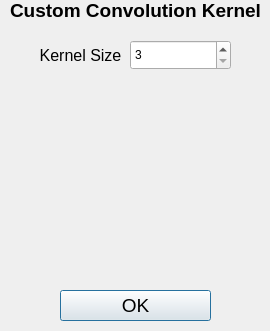
<?xml version="1.0" encoding="UTF-8"?>
<ui version="4.0">
 <class>ConvolutionQwidget</class>
 <widget class="QWidget" name="ConvolutionQwidget">
  <property name="geometry">
   <rect>
    <x>0</x>
    <y>0</y>
    <width>270</width>
    <height>331</height>
   </rect>
  </property>
  <property name="windowTitle">
   <string>Form</string>
  </property>
  <widget class="QPushButton" name="pushButton">
   <property name="geometry">
    <rect>
     <x>60</x>
     <y>290</y>
     <width>151</width>
     <height>31</height>
    </rect>
   </property>
   <property name="font">
    <font>
     <pointsize>14</pointsize>
    </font>
   </property>
   <property name="text">
    <string>OK</string>
   </property>
   <property name="default">
    <bool>true</bool>
   </property>
  </widget>
  <widget class="QLabel" name="label">
   <property name="geometry">
    <rect>
     <x>0</x>
     <y>-10</y>
     <width>271</width>
     <height>41</height>
    </rect>
   </property>
   <property name="font">
    <font>
     <pointsize>14</pointsize>
     <weight>75</weight>
     <bold>true</bold>
    </font>
   </property>
   <property name="text">
    <string>Custom Convolution Kernel</string>
   </property>
   <property name="alignment">
    <set>Qt::AlignCenter</set>
   </property>
  </widget>
  <widget class="QSpinBox" name="spinBox">
   <property name="geometry">
    <rect>
     <x>130</x>
     <y>40</y>
     <width>101</width>
     <height>30</height>
    </rect>
   </property>
   <property name="minimum">
    <number>3</number>
   </property>
   <property name="maximum">
    <number>7</number>
   </property>
   <property name="singleStep">
    <number>2</number>
   </property>
   <property name="value">
    <number>3</number>
   </property>
  </widget>
  <widget class="QLabel" name="label_2">
   <property name="geometry">
    <rect>
     <x>10</x>
     <y>40</y>
     <width>141</width>
     <height>30</height>
    </rect>
   </property>
   <property name="font">
    <font>
     <pointsize>12</pointsize>
     <weight>50</weight>
     <bold>false</bold>
    </font>
   </property>
   <property name="text">
    <string>Kernel Size</string>
   </property>
   <property name="alignment">
    <set>Qt::AlignCenter</set>
   </property>
  </widget>
  <widget class="QWidget" name="widgetTable" native="true">
   <property name="geometry">
    <rect>
     <x>10</x>
     <y>80</y>
     <width>250</width>
     <height>200</height>
    </rect>
   </property>
  </widget>
 </widget>
 <resources/>
 <connections/>
</ui>
